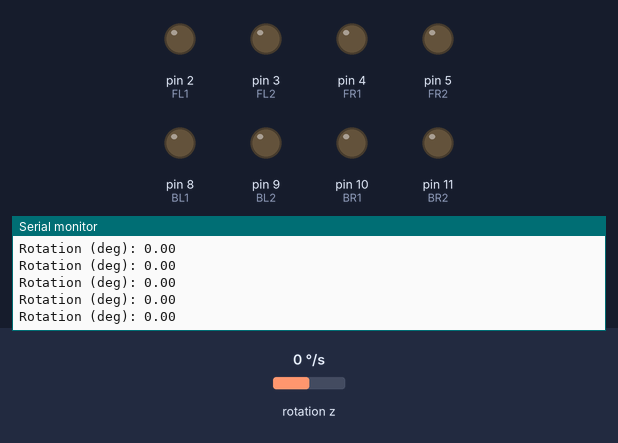
The sketch below on a simulated Arduino Uno, built with avr-gcc and run on an emulated ATmega328P. Shown: output pins drawn as LEDs (lit = HIGH), the last lines printed to the serial monitor. Wiring (inferred from the names in the program): MPU-6050 motion sensor at I2C address 0x68. Inputs (shaded band) come from the test bench; at power-on: rotation z 0 °/s.

Above: at 4.7 s.
4.8 s: rotation z set to -100 °/s
At 5.5 s:
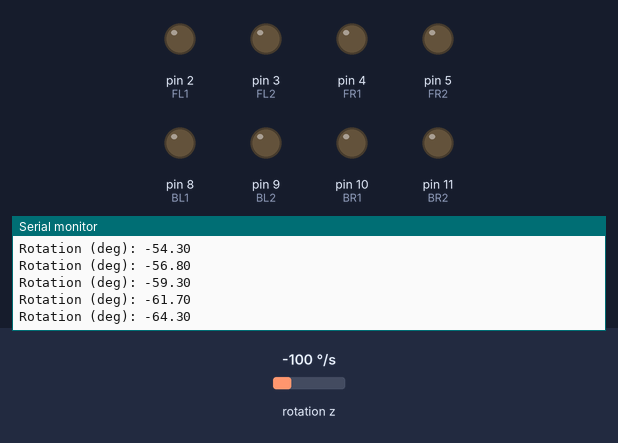
7.8 s: rotation z set to 192 °/s
At 8.8 s:
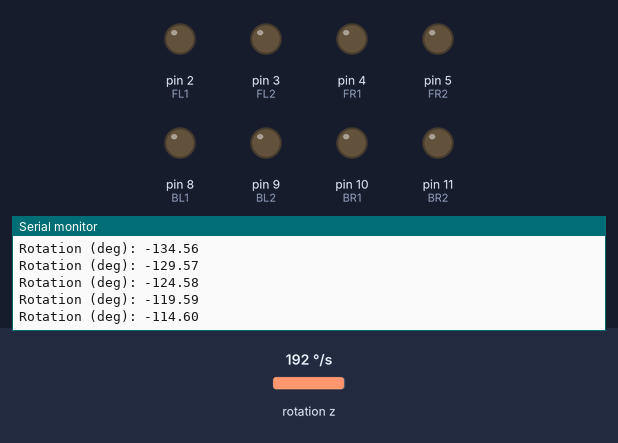
Timing chart, 0 to 10.8 s (numbered marks = the images above; inputs shaded):
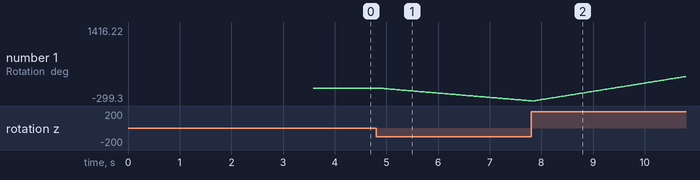

The sketch:

GyroRead.ino
```cpp
#include <Wire.h>

const int MPU_ADDR = 0x68;

// Motor pins
const int FL1 = 2;
const int FL2 = 3;
const int FR1 = 4;
const int FR2 = 5;

const int BL1 = 8;
const int BL2 = 9;
const int BR1 = 10;
const int BR2 = 11;

float gyroZ_offset = 0;
float angleZ = 0;

unsigned long previousTime;

void stopMotors() {
  digitalWrite(FL1, LOW); digitalWrite(FL2, LOW);
  digitalWrite(FR1, LOW); digitalWrite(FR2, LOW);
  digitalWrite(BL1, LOW); digitalWrite(BL2, LOW);
  digitalWrite(BR1, LOW); digitalWrite(BR2, LOW);
}

void setup() {
  Serial.begin(9600);
  Wire.begin();

  // Set motor pins
  pinMode(FL1, OUTPUT); pinMode(FL2, OUTPUT);
  pinMode(FR1, OUTPUT); pinMode(FR2, OUTPUT);
  pinMode(BL1, OUTPUT); pinMode(BL2, OUTPUT);
  pinMode(BR1, OUTPUT); pinMode(BR2, OUTPUT);

  // 🚨 STOP ALL MOTORS IMMEDIATELY
  stopMotors();

  // Wake up MPU-6050
  Wire.beginTransmission(MPU_ADDR);
  Wire.write(0x6B);
  Wire.write(0x00);
  Wire.endTransmission(true);

  // Set gyro full scale to ±250 deg/s
  Wire.beginTransmission(MPU_ADDR);
  Wire.write(0x1B);
  Wire.write(0x00);
  Wire.endTransmission(true);

  delay(1000);

  Serial.println("Calibrating... Keep robot still.");

  long total = 0;
  for (int i = 0; i < 1000; i++) {
    total += readGyroZRaw();
    delay(2);
  }

  gyroZ_offset = total / 1000.0;

  Serial.println("Calibration complete.");
  previousTime = millis();
}

void loop() {
  unsigned long currentTime = millis();
  float deltaTime = (currentTime - previousTime) / 1000.0;
  previousTime = currentTime;

  float gyroZ = readGyroZRaw();
  float angularVelocity = (gyroZ - gyroZ_offset) / 131.0;

  angleZ += angularVelocity * deltaTime;

  Serial.print("Rotation (deg): ");
  Serial.println(angleZ);

  delay(20);
}

int16_t readGyroZRaw() {
  Wire.beginTransmission(MPU_ADDR);
  Wire.write(0x47);
  Wire.endTransmission(false);
  Wire.requestFrom(MPU_ADDR, 2, true);

  int16_t high = Wire.read();
  int16_t low = Wire.read();
  return (high << 8) | low;
}
```

Measured:
- after the input at 4.8 s, the serial monitor: prints a new line after 0.07 s (image 1)
- plotted number 1: 0 → -294.1 after the input at 4.8 s
